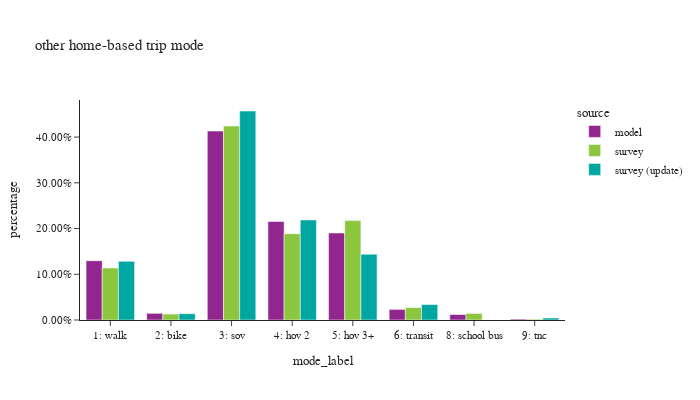

Notebook cell for this chart:
### Code cell
df_plot = hb_trip.groupby(['source','mode_label'])['trexpfac'].sum().reset_index()
df_plot['percentage'] = df_plot.groupby(['source'], group_keys=False)['trexpfac']. \
    apply(lambda x: x / float(x.sum()))

df_plot_ct = hb_trip.groupby(['source','mode_label'])['trexpfac'].count().reset_index(). \
    rename(columns={'trexpfac':'sample count'})
df_plot = df_plot.merge(df_plot_ct, on=['source','mode_label'])

fig = px.bar(df_plot.sort_values(by=['source']), x="mode_label", y="percentage", color="source",
             barmode="group",hover_data=['sample count'],title="other home-based trip mode")
fig.update_layout(height=400, width=700, font=dict(size=11),
                  xaxis = dict(dtick = 1, categoryorder='category ascending'),
                  yaxis=dict(tickformat=".2%"))
fig.show()

### Figure 1 — Plotly figure (JSON) as saved in the notebook; plotly's stock layout.template omitted (floating-point values rounded to 4 significant figures)
{"data": [{"alignmentgroup": "True", "customdata": [[1480142], [166179], [4717302], [2458824], [2172573], [264383], [137037], [22501]], "hovertemplate": "source=model<br>mode_label=%{x}<br>percentage=%{y}<br>sample count=%{customdata[0]}<extra></extra>", "legendgroup": "model", "marker": {"color": "#91268F", "pattern": {"shape": ""}}, "name": "model", "offsetgroup": "model", "orientation": "v", "showlegend": true, "textposition": "auto", "type": "bar", "x": ["1: walk", "2: bike", "3: sov", "4: hov 2", "5: hov 3+", "6: transit", "8: school bus", "9: tnc"], "xaxis": "x", "y": [0.1296, 0.01455, 0.4131, 0.2153, 0.1903, 0.02315, 0.012, 0.00197], "yaxis": "y"}, {"alignmentgroup": "True", "customdata": [[73], [133], [984], [1887], [3870], [8294], [639], [4948]], "hovertemplate": "source=survey<br>mode_label=%{x}<br>percentage=%{y}<br>sample count=%{customdata[0]}<extra></extra>", "legendgroup": "survey", "marker": {"color": "#8CC63E", "pattern": {"shape": ""}}, "name": "survey", "offsetgroup": "survey", "orientation": "v", "showlegend": true, "textposition": "auto", "type": "bar", "x": ["9: tnc", "8: school bus", "6: transit", "5: hov 3+", "4: hov 2", "3: sov", "2: bike", "1: walk"], "xaxis": "x", "y": [0.001765, 0.01434, 0.02712, 0.2173, 0.1886, 0.4242, 0.01299, 0.1137], "yaxis": "y"}, {"alignmentgroup": "True", "customdata": [[5270], [597], [8716], [4054], [1967], [1020], [92]], "hovertemplate": "source=survey (update)<br>mode_label=%{x}<br>percentage=%{y}<br>sample count=%{customdata[0]}<extra></extra>", "legendgroup": "survey (update)", "marker": {"color": "#00A7A0", "pattern": {"shape": ""}}, "name": "survey (update)", "offsetgroup": "survey (update)", "orientation": "v", "showlegend": true, "textposition": "auto", "type": "bar", "x": ["1: walk", "2: bike", "3: sov", "4: hov 2", "5: hov 3+", "6: transit", "9: tnc"], "xaxis": "x", "y": [0.1282, 0.01375, 0.457, 0.2188, 0.144, 0.0338, 0.004414], "yaxis": "y"}], "layout": {"barmode": "group", "font": {"size": 11}, "height": 400, "legend": {"title": {"text": "source"}, "tracegroupgap": 0}, "title": {"text": "other home-based trip mode"}, "width": 700, "xaxis": {"anchor": "y", "categoryorder": "category ascending", "domain": [0.0, 1.0], "dtick": 1, "title": {"text": "mode_label"}}, "yaxis": {"anchor": "x", "domain": [0.0, 1.0], "tickformat": ".2%", "title": {"text": "percentage"}}}}
